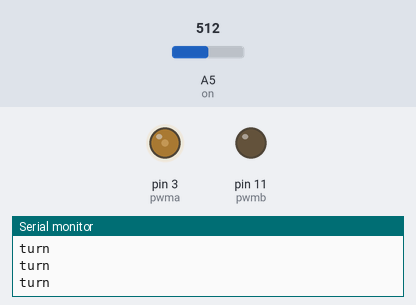
Bench run of a sketch on a simulated Arduino Uno, built with avr-gcc and run on an emulated ATmega328P. Shown: output pins drawn as LEDs (lit = HIGH), the last lines printed to the serial monitor. The inputs (shaded band) are chosen by the test bench; at power-on: A5 (on) = 512.

Above: at 1.2 s.
1.3 s: A5 (on) set to 1013
4.3 s: A5 (on) set to 1021
At 5.4 s:
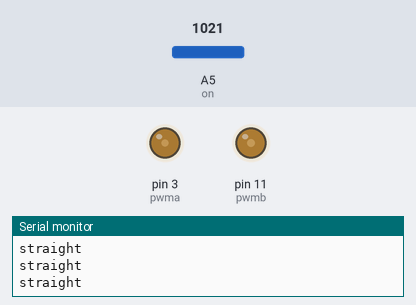
Timing chart, 0 to 7.3 s (numbered marks = the images above; inputs shaded):
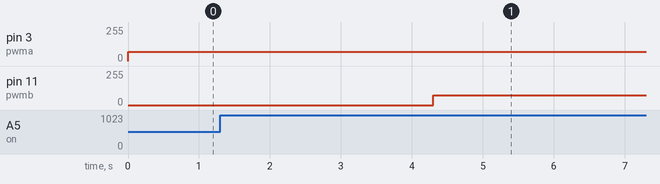

Measured:
- the behaviour switches between 1020 and 1021 on A5 (on) (found by bisection; images 0 and 1)
- after the input at 4.3 s, pin 11 (pwmb): 0/255 → 75/255 at once

The sketch:

Direct_Wire.ino
```cpp
int pwma = 3;
int pwmb = 11;
int on = A5;
int Speeda = 70;
int Speedb = 75;
int val;

void setup() {
  // put your setup code here, to run once:

pinMode(pwma, OUTPUT);
pinMode(pwmb, OUTPUT);
pinMode(on, INPUT);
Serial.begin(9600);
}

void loop() {
  // put your main code here, to run repeatedly:
val = analogRead(on);
if (val < 1020) {
analogWrite(pwma, Speeda);
analogWrite(pwmb, 0);
Serial.println("turn");
}
if (val > 1020) {
analogWrite(pwma, Speeda);
analogWrite(pwmb, Speedb);
Serial.println("straight");
}
}
```
